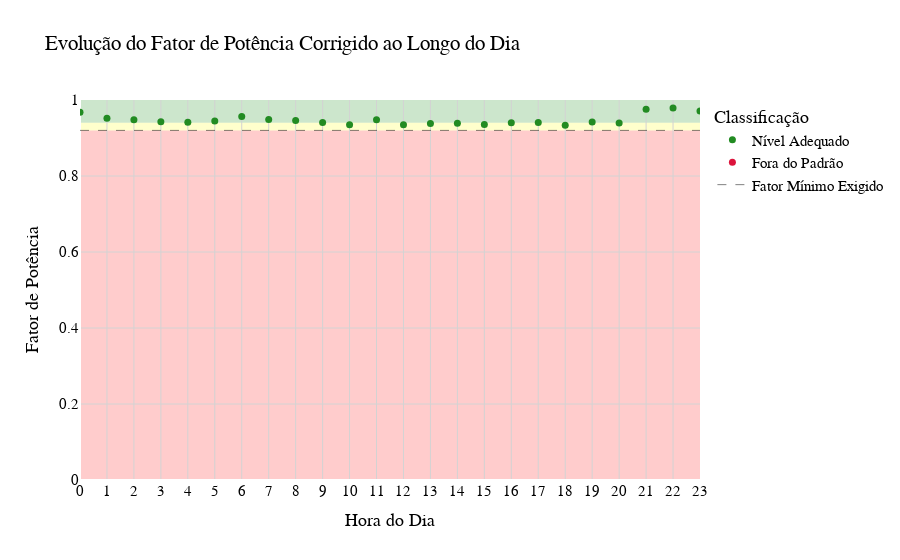

The code cell stored with this chart in its notebook:
### Markdown cell above
## Desempenho do Controlador

O fator de potência corrigido será dado por:

$${FP}_{corr} = \cos(\arctan(\frac{Q-Q_{corr}}{P{total}}))$$

E espera-se que ele fique acima do fator mínimo ${FP}_{min}$ exigido de $0,92$.

---

### Code cell
# Plotando as Curvas de Cargas Ativas

fig = go.Figure()

# Parâmetros do Gráfico
fig.update_layout(
    title='Evolução do Fator de Potência Corrigido ao Longo do Dia',
    xaxis_title='Hora do Dia',
    yaxis_title='Fator de Potência',
    legend_title='Classificação',
    plot_bgcolor='white',
    font=dict(
        family='Arial',
        size=15,
        color='black'
    ),
    xaxis=dict(
        gridcolor='lightgray',
        tickmode = 'linear',
        dtick = 1,
        range=[0,23]
    ),
    yaxis=dict(
        gridcolor='lightgray',
        range=[0,1]
    )
)

# Calculando a evolução do Fator de Potência 
df['FP Corrigido'] = ((df['Reativo Consumido']-df['Banco de Capacitores Escolhido'].apply(lambda x: 0 if x == '-' else x))/df['Potência Total']).apply(np.arctan).apply(np.cos)

fig.add_hrect(
    y0=0.94, 
    y1=1.00, 
    line_width=0, 
    fillcolor='green', 
    opacity=0.2,
    layer='below')

fig.add_hrect(
    y0=0.92, 
    y1=0.94, 
    line_width=0, 
    fillcolor='yellow', 
    opacity=0.2,
    layer='below')

fig.add_hrect(
    y0=0.00, 
    y1=0.92, 
    line_width=0, 
    fillcolor='red', 
    opacity=0.2,
    layer='below')

fig.add_trace(go.Scatter(
    x=df['Hora'],
    y=df['FP Corrigido'].apply(lambda x: x if x > 0.92 else None), # Somente os pontos que estão dentro da norma
    name='Nível Adequado',
    mode='markers',
    marker=dict(
            size=7,
            color='forestgreen'
        )
    )
)

fig.add_trace(go.Scatter(
    x=df['Hora'],
    y=df['FP Corrigido'].apply(lambda x: x if x <= 0.92 else None), # Somente os pontos que estão fora do padrão
    name='Fora do Padrão',
    mode='markers',
    marker=dict(
            size=7,
            color='crimson'
        )
    )
)

fig.add_trace(go.Scatter(
    x=df['Hora'],
    y=np.full(24, 0.92),
    name='Fator Mínimo Exigido',
    line=dict(
            width=0.5,
            dash='dash',
            color='black'
        )
    )
)

fig.show()

### Figure 1 — Plotly figure (JSON) as saved in the notebook; plotly's stock layout.template omitted (floating-point values rounded to 4 significant figures)
{"data": [{"marker": {"color": "forestgreen", "size": 7}, "mode": "markers", "name": "Nível Adequado", "type": "scatter", "x": [0, 1, 2, 3, 4, 5, 6, 7, 8, 9, 10, 11, 12, 13, 14, 15, 16, 17, 18, 19, 20, 21, 22, 23], "y": [0.9679, 0.9523, 0.9477, 0.9427, 0.9413, 0.9445, 0.9567, 0.9484, 0.9461, 0.9407, 0.9351, 0.9481, 0.9347, 0.9381, 0.939, 0.9356, 0.9403, 0.941, 0.9338, 0.9424, 0.9394, 0.9757, 0.9788, 0.9712]}, {"marker": {"color": "crimson", "size": 7}, "mode": "markers", "name": "Fora do Padrão", "type": "scatter", "x": [0, 1, 2, 3, 4, 5, 6, 7, 8, 9, 10, 11, 12, 13, 14, 15, 16, 17, 18, 19, 20, 21, 22, 23], "y": [null, null, null, null, null, null, null, null, null, null, null, null, null, null, null, null, null, null, null, null, null, null, null, null]}, {"line": {"color": "black", "dash": "dash", "width": 0.5}, "name": "Fator Mínimo Exigido", "type": "scatter", "x": [0, 1, 2, 3, 4, 5, 6, 7, 8, 9, 10, 11, 12, 13, 14, 15, 16, 17, 18, 19, 20, 21, 22, 23], "y": [0.92, 0.92, 0.92, 0.92, 0.92, 0.92, 0.92, 0.92, 0.92, 0.92, 0.92, 0.92, 0.92, 0.92, 0.92, 0.92, 0.92, 0.92, 0.92, 0.92, 0.92, 0.92, 0.92, 0.92]}], "layout": {"font": {"color": "black", "family": "Arial", "size": 15}, "legend": {"title": {"text": "Classificação"}}, "plot_bgcolor": "white", "shapes": [{"fillcolor": "green", "layer": "below", "line": {"width": 0}, "opacity": 0.2, "type": "rect", "x0": 0, "x1": 1, "xref": "x domain", "y0": 0.94, "y1": 1, "yref": "y"}, {"fillcolor": "yellow", "layer": "below", "line": {"width": 0}, "opacity": 0.2, "type": "rect", "x0": 0, "x1": 1, "xref": "x domain", "y0": 0.92, "y1": 0.94, "yref": "y"}, {"fillcolor": "red", "layer": "below", "line": {"width": 0}, "opacity": 0.2, "type": "rect", "x0": 0, "x1": 1, "xref": "x domain", "y0": 0, "y1": 0.92, "yref": "y"}], "title": {"text": "Evolução do Fator de Potência Corrigido ao Longo do Dia"}, "xaxis": {"dtick": 1, "gridcolor": "lightgray", "range": [0, 23], "tickmode": "linear", "title": {"text": "Hora do Dia"}}, "yaxis": {"gridcolor": "lightgray", "range": [0, 1], "title": {"text": "Fator de Potência"}}}}
